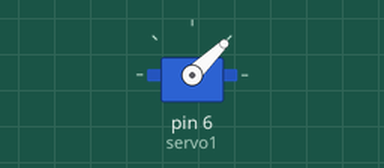
A sketch run on a simulated Arduino Uno, built with avr-gcc and run on an emulated ATmega328P. Shown: servo.

Above: at 0.05 s.
At 1.5 s:
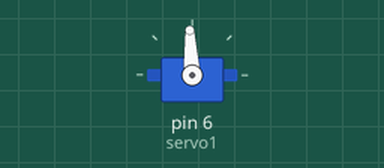
At 3.0 s:
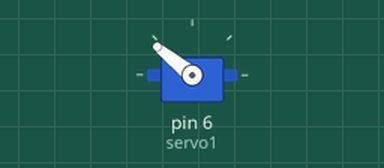
Timing chart, 0 to 6.9 s (numbered marks = the images above):
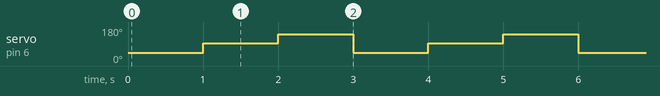

Measured:
- by itself, servo on pin 6 (servo1): repeats every 3.0 s: 141° 1.0 s, 44° 1.0 s, 93° 1.0 s

The sketch:

servo2test.ino
```cpp
#include"ServoTimer2.h"
ServoTimer2 servo1;
void setup()
{
servo1.attach(6);
}
void loop()
{                 // put your main code here, to run repeatedly:
servo1.write(1000);  //min pulse width for 0 degree
delay(1000);
servo1.write(1500);  //pulse width for 90 degree
delay(1000);
servo1.write(2000);  //max pulse width for around 180 degree
delay(1000);
}
```
